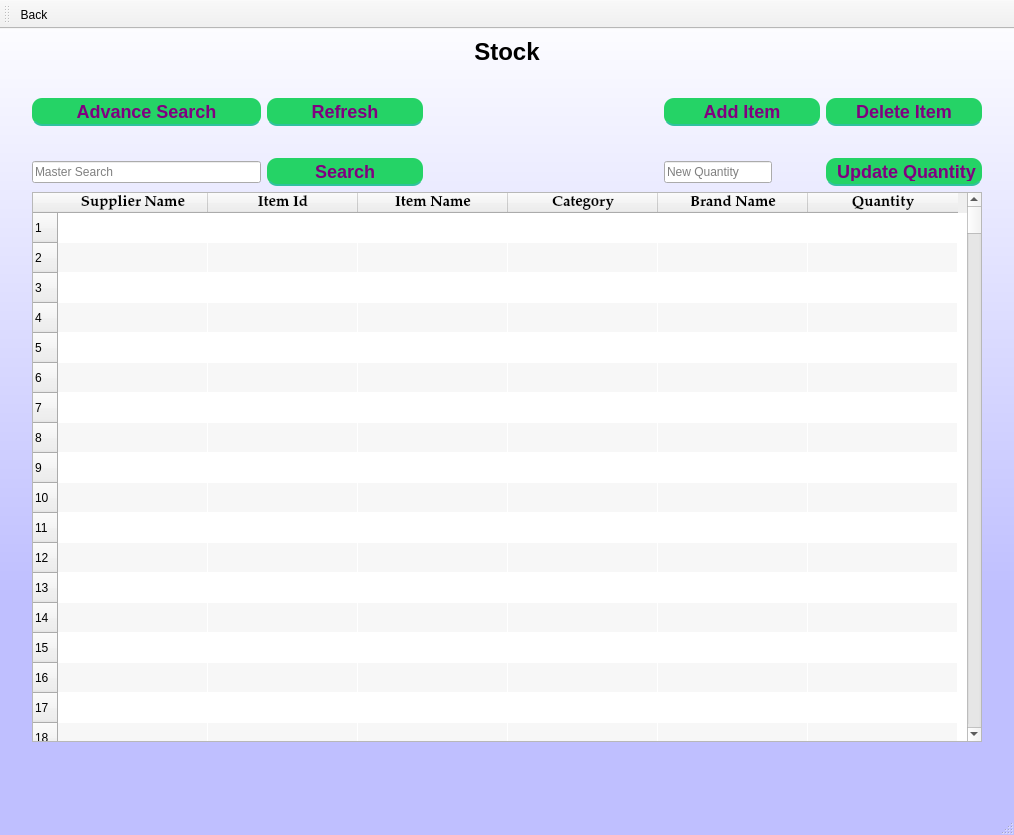
<?xml version="1.0" encoding="UTF-8"?>
<ui version="4.0">
 <class>MainWindow</class>
 <widget class="QMainWindow" name="MainWindow">
  <property name="geometry">
   <rect>
    <x>0</x>
    <y>0</y>
    <width>1014</width>
    <height>835</height>
   </rect>
  </property>
  <property name="windowTitle">
   <string>MainWindow</string>
  </property>
  <property name="styleSheet">
   <string notr="true">QMainWindow{
background-color: qlineargradient(spread:reflect, x1:0.5, y1:1, x2:0.5, y2:0, stop:0.289773 rgba(191, 191, 255, 255), stop:1 rgba(255, 255, 255, 255));
}



QPushButton {
	width: 150%;
height:20px;
	padding: 3%;
	background:#25D366;
	border-bottom: 2px solid #30C29E;
	border-top-style: none;
	border-right-style: none;
	border-left-style: none;	
	color: #fff;
 border-radius: 10px;
font-size:20px;
color:purple;
}
QPushButton:pressed {
    background: darkgreen;
}
</string>
  </property>
  <property name="tabShape">
   <enum>QTabWidget::Rounded</enum>
  </property>
  <widget class="QWidget" name="centralwidget">
   <layout class="QGridLayout" name="gridLayout">
    <item row="4" column="5">
     <widget class="QLineEdit" name="lineEdit_2">
      <property name="sizePolicy">
       <sizepolicy hsizetype="Fixed" vsizetype="Fixed">
        <horstretch>0</horstretch>
        <verstretch>0</verstretch>
       </sizepolicy>
      </property>
      <property name="placeholderText">
       <string>New Quantity</string>
      </property>
     </widget>
    </item>
    <item row="4" column="4">
     <spacer name="horizontalSpacer_6">
      <property name="orientation">
       <enum>Qt::Horizontal</enum>
      </property>
      <property name="sizeHint" stdset="0">
       <size>
        <width>40</width>
        <height>20</height>
       </size>
      </property>
     </spacer>
    </item>
    <item row="0" column="0" rowspan="6">
     <spacer name="horizontalSpacer_3">
      <property name="orientation">
       <enum>Qt::Horizontal</enum>
      </property>
      <property name="sizeHint" stdset="0">
       <size>
        <width>40</width>
        <height>20</height>
       </size>
      </property>
     </spacer>
    </item>
    <item row="5" column="2" colspan="5">
     <widget class="QTableWidget" name="tableWidget">
      <property name="sizePolicy">
       <sizepolicy hsizetype="Fixed" vsizetype="Fixed">
        <horstretch>0</horstretch>
        <verstretch>0</verstretch>
       </sizepolicy>
      </property>
      <property name="minimumSize">
       <size>
        <width>950</width>
        <height>550</height>
       </size>
      </property>
      <property name="maximumSize">
       <size>
        <width>580</width>
        <height>16777215</height>
       </size>
      </property>
      <property name="font">
       <font>
        <family>palatino linotype</family>
        <pointsize>11</pointsize>
        <weight>50</weight>
        <italic>false</italic>
        <bold>false</bold>
       </font>
      </property>
      <property name="styleSheet">
       <string notr="true">font: 11pt &quot;palatino linotype&quot;;



</string>
      </property>
      <property name="alternatingRowColors">
       <bool>true</bool>
      </property>
      <property name="gridStyle">
       <enum>Qt::NoPen</enum>
      </property>
      <property name="sortingEnabled">
       <bool>true</bool>
      </property>
      <property name="rowCount">
       <number>500</number>
      </property>
      <attribute name="horizontalHeaderDefaultSectionSize">
       <number>150</number>
      </attribute>
      <attribute name="horizontalHeaderMinimumSectionSize">
       <number>48</number>
      </attribute>
      <row/>
      <row/>
      <row/>
      <row/>
      <row/>
      <row/>
      <row/>
      <row/>
      <row/>
      <row/>
      <row/>
      <row/>
      <row/>
      <row/>
      <row/>
      <row/>
      <row/>
      <row/>
      <row/>
      <row/>
      <row/>
      <row/>
      <row/>
      <row/>
      <row/>
      <row/>
      <row/>
      <row/>
      <row/>
      <row/>
      <row/>
      <row/>
      <row/>
      <row/>
      <row/>
      <row/>
      <row/>
      <row/>
      <row/>
      <row/>
      <row/>
      <row/>
      <row/>
      <row/>
      <row/>
      <row/>
      <row/>
      <row/>
      <row/>
      <row/>
      <row/>
      <row/>
      <row/>
      <row/>
      <row/>
      <row/>
      <row/>
      <row/>
      <row/>
      <row/>
      <row/>
      <row/>
      <row/>
      <row/>
      <row/>
      <row/>
      <row/>
      <row/>
      <row/>
      <row/>
      <row/>
      <row/>
      <row/>
      <row/>
      <row/>
      <row/>
      <row/>
      <row/>
      <row/>
      <row/>
      <row/>
      <row/>
      <row/>
      <row/>
      <row/>
      <row/>
      <row/>
      <row/>
      <row/>
      <row/>
      <row/>
      <row/>
      <row/>
      <row/>
      <row/>
      <row/>
      <row/>
      <row/>
      <row/>
      <row/>
      <row/>
      <row/>
      <row/>
      <row/>
      <row/>
      <row/>
      <row/>
      <row/>
      <row/>
      <row/>
      <row/>
      <row/>
      <row/>
      <row/>
      <row/>
      <row/>
      <row/>
      <row/>
      <row/>
      <row/>
      <row/>
      <row/>
      <row/>
      <row/>
      <row/>
      <row/>
      <row/>
      <row/>
      <row/>
      <row/>
      <row/>
      <row/>
      <row/>
      <row/>
      <row/>
      <row/>
      <row/>
      <row/>
      <row/>
      <row/>
      <row/>
      <row/>
      <row/>
      <row/>
      <row/>
      <row/>
      <row/>
      <row/>
      <row/>
      <row/>
      <row/>
      <row/>
      <row/>
      <row/>
      <row/>
      <row/>
      <row/>
      <row/>
      <row/>
      <row/>
      <row/>
      <row/>
      <row/>
      <row/>
      <row/>
      <row/>
      <row/>
      <row/>
      <row/>
      <row/>
      <row/>
      <row/>
      <row/>
      <row/>
      <row/>
      <row/>
      <row/>
      <row/>
      <row/>
      <row/>
      <row/>
      <row/>
      <row/>
      <row/>
      <row/>
      <row/>
      <row/>
      <row/>
      <row/>
      <row/>
      <row/>
      <row/>
      <row/>
      <row/>
      <row/>
      <row/>
      <row/>
      <row/>
      <row/>
      <row/>
      <row/>
      <row/>
      <row/>
      <row/>
      <row/>
      <row/>
      <row/>
      <row/>
      <row/>
      <row/>
      <row/>
      <row/>
      <row/>
      <row/>
      <row/>
      <row/>
      <row/>
      <row/>
      <row/>
      <row/>
      <row/>
      <row/>
      <row/>
      <row/>
      <row/>
      <row/>
      <row/>
      <row/>
      <row/>
      <row/>
      <row/>
      <row/>
      <row/>
      <row/>
      <row/>
      <row/>
      <row/>
      <row/>
      <row/>
      <row/>
      <row/>
      <row/>
      <row/>
      <row/>
      <row/>
      <row/>
      <row/>
      <row/>
      <row/>
      <row/>
      <row/>
      <row/>
      <row/>
      <row/>
      <row/>
      <row/>
      <row/>
      <row/>
      <row/>
      <row/>
      <row/>
      <row/>
      <row/>
      <row/>
      <row/>
      <row/>
      <row/>
      <row/>
      <row/>
      <row/>
      <row/>
      <row/>
      <row/>
      <row/>
      <row/>
      <row/>
      <row/>
      <row/>
      <row/>
      <row/>
      <row/>
      <row/>
      <row/>
      <row/>
      <row/>
      <row/>
      <row/>
      <row/>
      <row/>
      <row/>
      <row/>
      <row/>
      <row/>
      <row/>
      <row/>
      <row/>
      <row/>
      <row/>
      <row/>
      <row/>
      <row/>
      <row/>
      <row/>
      <row/>
      <row/>
      <row/>
      <row/>
      <row/>
      <row/>
      <row/>
      <row/>
      <row/>
      <row/>
      <row/>
      <row/>
      <row/>
      <row/>
      <row/>
      <row/>
      <row/>
      <row/>
      <row/>
      <row/>
      <row/>
      <row/>
      <row/>
      <row/>
      <row/>
      <row/>
      <row/>
      <row/>
      <row/>
      <row/>
      <row/>
      <row/>
      <row/>
      <row/>
      <row/>
      <row/>
      <row/>
      <row/>
      <row/>
      <row/>
      <row/>
      <row/>
      <row/>
      <row/>
      <row/>
      <row/>
      <row/>
      <row/>
      <row/>
      <row/>
      <row/>
      <row/>
      <row/>
      <row/>
      <row/>
      <row/>
      <row/>
      <row/>
      <row/>
      <row/>
      <row/>
      <row/>
      <row/>
      <row/>
      <row/>
      <row/>
      <row/>
      <row/>
      <row/>
      <row/>
      <row/>
      <row/>
      <row/>
      <row/>
      <row/>
      <row/>
      <row/>
      <row/>
      <row/>
      <row/>
      <row/>
      <row/>
      <row/>
      <row/>
      <row/>
      <row/>
      <row/>
      <row/>
      <row/>
      <row/>
      <row/>
      <row/>
      <row/>
      <row/>
      <row/>
      <row/>
      <row/>
      <row/>
      <row/>
      <row/>
      <row/>
      <row/>
      <row/>
      <row/>
      <row/>
      <row/>
      <row/>
      <row/>
      <row/>
      <row/>
      <row/>
      <row/>
      <row/>
      <row/>
      <row/>
      <row/>
      <row/>
      <row/>
      <row/>
      <row/>
      <row/>
      <row/>
      <row/>
      <row/>
      <row/>
      <row/>
      <row/>
      <row/>
      <row/>
      <row/>
      <row/>
      <row/>
      <row/>
      <row/>
      <row/>
      <row/>
      <row/>
      <row/>
      <row/>
      <row/>
      <row/>
      <row/>
      <row/>
      <row/>
      <row/>
      <row/>
      <row/>
      <row/>
      <row/>
      <row/>
      <row/>
      <row/>
      <row/>
      <row/>
      <row/>
      <row/>
      <row/>
      <row/>
      <row/>
      <row/>
      <row/>
      <row/>
      <row/>
      <row/>
      <row/>
      <row/>
      <row/>
      <row/>
      <row/>
      <row/>
      <row/>
      <row/>
      <row/>
      <row/>
      <row/>
      <row/>
      <row/>
      <row/>
      <row/>
      <row/>
      <row/>
      <row/>
      <row/>
      <row/>
      <row/>
      <row/>
      <row/>
      <row/>
      <row/>
      <row/>
      <row/>
      <row/>
      <row/>
      <row/>
      <row/>
      <row/>
      <row/>
      <column>
       <property name="text">
        <string>Supplier Name</string>
       </property>
       <property name="font">
        <font>
         <family>Palatino Linotype</family>
         <pointsize>11</pointsize>
         <weight>75</weight>
         <bold>true</bold>
        </font>
       </property>
      </column>
      <column>
       <property name="text">
        <string>Item Id</string>
       </property>
       <property name="font">
        <font>
         <family>Palatino Linotype</family>
         <pointsize>11</pointsize>
         <weight>75</weight>
         <bold>true</bold>
        </font>
       </property>
      </column>
      <column>
       <property name="text">
        <string>Item Name</string>
       </property>
       <property name="font">
        <font>
         <family>Palatino Linotype</family>
         <pointsize>11</pointsize>
         <weight>75</weight>
         <bold>true</bold>
        </font>
       </property>
      </column>
      <column>
       <property name="text">
        <string>Category</string>
       </property>
       <property name="font">
        <font>
         <family>Palatino Linotype</family>
         <pointsize>11</pointsize>
         <weight>75</weight>
         <bold>true</bold>
        </font>
       </property>
      </column>
      <column>
       <property name="text">
        <string>Brand Name</string>
       </property>
       <property name="font">
        <font>
         <family>Palatino Linotype</family>
         <pointsize>11</pointsize>
         <weight>75</weight>
         <bold>true</bold>
        </font>
       </property>
      </column>
      <column>
       <property name="text">
        <string>Quantity</string>
       </property>
       <property name="font">
        <font>
         <family>Palatino Linotype</family>
         <pointsize>11</pointsize>
         <weight>75</weight>
         <bold>true</bold>
        </font>
       </property>
      </column>
     </widget>
    </item>
    <item row="0" column="7" rowspan="6">
     <spacer name="horizontalSpacer_4">
      <property name="orientation">
       <enum>Qt::Horizontal</enum>
      </property>
      <property name="sizeHint" stdset="0">
       <size>
        <width>40</width>
        <height>20</height>
       </size>
      </property>
     </spacer>
    </item>
    <item row="3" column="2" colspan="5">
     <spacer name="horizontalSpacer_2">
      <property name="orientation">
       <enum>Qt::Horizontal</enum>
      </property>
      <property name="sizeHint" stdset="0">
       <size>
        <width>40</width>
        <height>20</height>
       </size>
      </property>
     </spacer>
    </item>
    <item row="4" column="6">
     <widget class="QPushButton" name="pushButton_6">
      <property name="styleSheet">
       <string notr="true">font-size:18px;font:bold;font-style:palatino linotype;</string>
      </property>
      <property name="text">
       <string> Update Quantity</string>
      </property>
     </widget>
    </item>
    <item row="1" column="2" colspan="5">
     <spacer name="horizontalSpacer">
      <property name="orientation">
       <enum>Qt::Horizontal</enum>
      </property>
      <property name="sizeHint" stdset="0">
       <size>
        <width>40</width>
        <height>20</height>
       </size>
      </property>
     </spacer>
    </item>
    <item row="4" column="2">
     <widget class="QLineEdit" name="lineEdit">
      <property name="placeholderText">
       <string>Master Search</string>
      </property>
     </widget>
    </item>
    <item row="2" column="3">
     <widget class="QPushButton" name="pushButton_5">
      <property name="styleSheet">
       <string notr="true">font-size:18px;font:bold;font-style:palatino linotype;</string>
      </property>
      <property name="text">
       <string>Refresh</string>
      </property>
     </widget>
    </item>
    <item row="4" column="3">
     <widget class="QPushButton" name="pushButton">
      <property name="font">
       <font>
        <pointsize>-1</pointsize>
        <weight>75</weight>
        <italic>false</italic>
        <bold>true</bold>
       </font>
      </property>
      <property name="styleSheet">
       <string notr="true">font-size:18px;font:bold;font-style:palatino linotype;</string>
      </property>
      <property name="text">
       <string>Search</string>
      </property>
     </widget>
    </item>
    <item row="2" column="2">
     <widget class="QPushButton" name="pushButton_4">
      <property name="styleSheet">
       <string notr="true">font-size:18px;font:bold;font-style:palatino linotype;</string>
      </property>
      <property name="text">
       <string>Advance Search</string>
      </property>
     </widget>
    </item>
    <item row="2" column="6">
     <widget class="QPushButton" name="pushButton_2">
      <property name="font">
       <font>
        <pointsize>-1</pointsize>
        <weight>75</weight>
        <italic>false</italic>
        <bold>true</bold>
       </font>
      </property>
      <property name="styleSheet">
       <string notr="true">font-size:18px;font:bold;font-style:palatino linotype;</string>
      </property>
      <property name="text">
       <string>Delete Item</string>
      </property>
     </widget>
    </item>
    <item row="6" column="2" colspan="5">
     <spacer name="verticalSpacer">
      <property name="orientation">
       <enum>Qt::Vertical</enum>
      </property>
      <property name="sizeHint" stdset="0">
       <size>
        <width>20</width>
        <height>40</height>
       </size>
      </property>
     </spacer>
    </item>
    <item row="0" column="2" colspan="5">
     <widget class="QLabel" name="label_2">
      <property name="styleSheet">
       <string notr="true">QLabel{
font-size:28px;
font-family:&quot;palatino linotype&quot;;
font-weight: bold;

}</string>
      </property>
      <property name="text">
       <string>&lt;html&gt;&lt;head/&gt;&lt;body&gt;&lt;p align=&quot;center&quot;&gt;&lt;span style=&quot; font-size:18pt;&quot;&gt;Stock&lt;/span&gt;&lt;/p&gt;&lt;/body&gt;&lt;/html&gt;</string>
      </property>
      <property name="alignment">
       <set>Qt::AlignCenter</set>
      </property>
     </widget>
    </item>
    <item row="2" column="5">
     <widget class="QPushButton" name="pushButton_3">
      <property name="font">
       <font>
        <pointsize>-1</pointsize>
        <weight>75</weight>
        <italic>false</italic>
        <bold>true</bold>
       </font>
      </property>
      <property name="styleSheet">
       <string notr="true">font-size:18px;font:bold;font-style:palatino linotype;</string>
      </property>
      <property name="text">
       <string>Add Item</string>
      </property>
     </widget>
    </item>
    <item row="2" column="4">
     <spacer name="horizontalSpacer_5">
      <property name="orientation">
       <enum>Qt::Horizontal</enum>
      </property>
      <property name="sizeHint" stdset="0">
       <size>
        <width>40</width>
        <height>20</height>
       </size>
      </property>
     </spacer>
    </item>
   </layout>
  </widget>
  <widget class="QMenuBar" name="menubar">
   <property name="geometry">
    <rect>
     <x>0</x>
     <y>0</y>
     <width>1014</width>
     <height>21</height>
    </rect>
   </property>
  </widget>
  <widget class="QStatusBar" name="statusbar"/>
  <widget class="QToolBar" name="toolBar">
   <property name="windowTitle">
    <string>toolBar</string>
   </property>
   <property name="iconSize">
    <size>
     <width>52</width>
     <height>52</height>
    </size>
   </property>
   <attribute name="toolBarArea">
    <enum>TopToolBarArea</enum>
   </attribute>
   <attribute name="toolBarBreak">
    <bool>false</bool>
   </attribute>
   <addaction name="actionBack"/>
  </widget>
  <action name="actionBack">
   <property name="icon">
    <iconset resource="../toolbar.qrc">
     <normaloff>:/path/Suppliers/Suppliers/Left_Arrow_-512.png</normaloff>:/path/Suppliers/Suppliers/Left_Arrow_-512.png</iconset>
   </property>
   <property name="text">
    <string>Back</string>
   </property>
   <property name="toolTip">
    <string>Go back</string>
   </property>
  </action>
 </widget>
 <resources>
  <include location="../toolbar.qrc"/>
 </resources>
 <connections/>
</ui>
